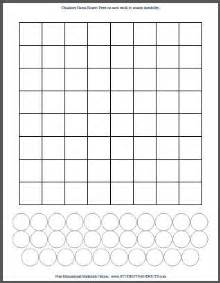
#> input picture Computer Vision/Line Detection (HoughTransform)/data/image1.jpg, 220 x 283 px, given in place of the camera
$ python Hough_Video.py   (Python 2 division)
#> lines starting #> are read from the running program, lines starting #| are printed output that depends on the picture
import cv2
import numpy as np
global dst,img,x,y,z

# [23 lines left out: functions CannyDet, HoughLines, not called in this run]

def HoughTransformbin(y):
	lines = cv2.HoughLines(dst, 1, (np.pi)/180, 100, y, 0 )[:,0,:]
	drawlines(lines)

# [37 lines left out: functions HoughTransformPeak, drawlines, not called in this run]

# [10 lines of commented-out code are left out]

cap = cv2.VideoCapture(0)

while(True):
	ret, frame = cap.read()
#> frame is the input picture: shape (283, 220, 3); mean B, G, R 235.5, 235.5, 235.4
	img1 = cv2.cvtColor(frame, cv2.COLOR_BGR2GRAY)
	img = cv2.resize(img1,(800,600))
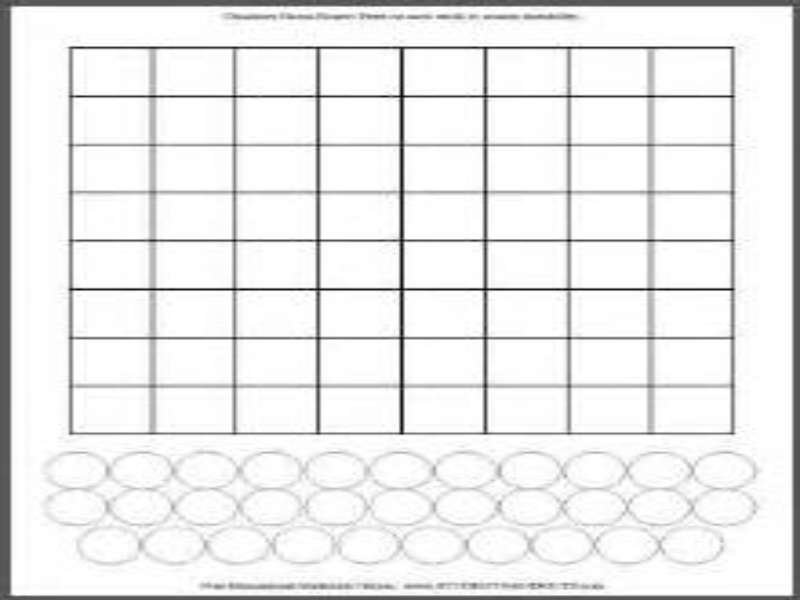
#> img: shape (600, 800); min 2, max 255, mean 235.4
	dst = cv2.Canny(img, 50, 200, 3)
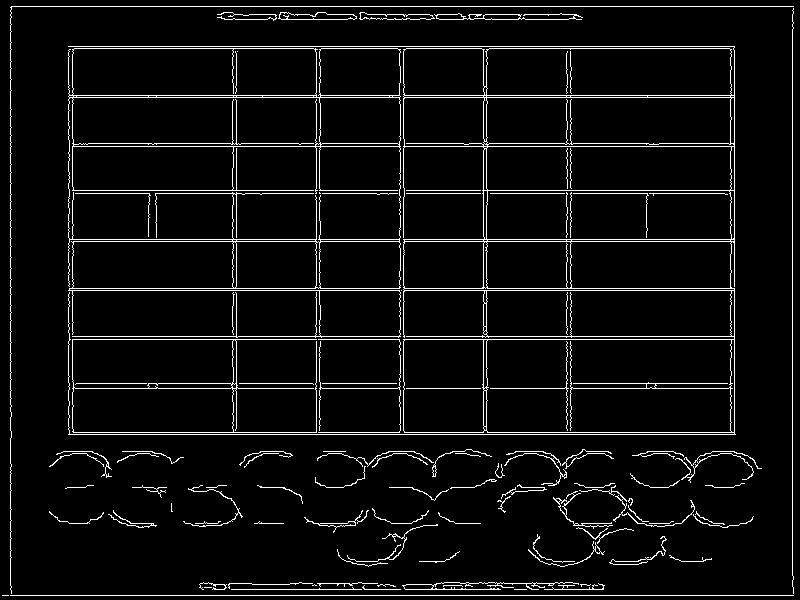
#> dst: shape (600, 800); 5.4% white in thin lines or dots
	cv2.namedWindow('AS3')
	cv2.imshow('AS3', img)
	cv2.createTrackbar('Edge','AS3', 0, 150, CannyDet)
	cv2.createTrackbar('Bin_Size','AS3', 0, 100, HoughTransformbin)
	cv2.createTrackbar('Peak','AS3', 0, 200, HoughTransformPeak)
	if cv2.waitKey(1) & 0xFF == ord('q'):
#> (key q is pressed here)
		break

# When everything done, release the capture
cap.release()
cv2.destroyAllWindows()

$ run again, on Computer Vision/Line Detection (HoughTransform)/data/inputnoisy.jpg
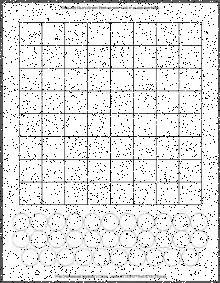
#> input picture Computer Vision/Line Detection (HoughTransform)/data/inputnoisy.jpg, 220 x 283 px, given in place of the camera
#> frame is the input picture: shape (283, 220, 3); min 0, max 255, mean 224.2
#> `img = cv2.resize(img1,(800,600))`:
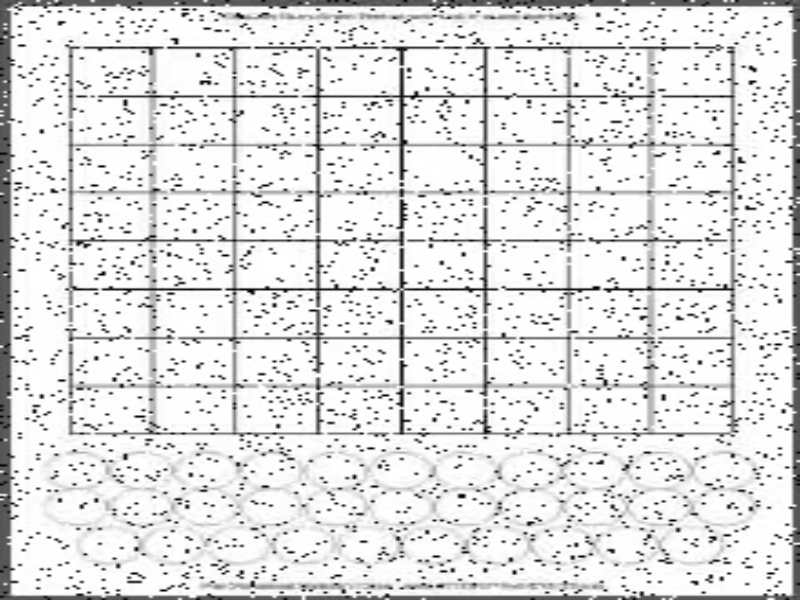
#> img: shape (600, 800); min 0, max 255, mean 224
#> `dst = cv2.Canny(img, 50, 200, 3)`:
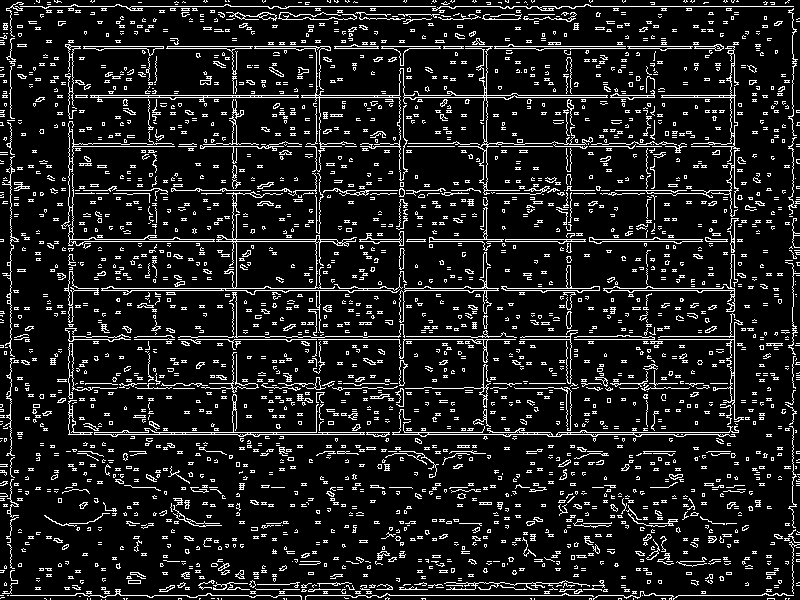
#> dst: shape (600, 800); 11.3% white in thin lines or dots
